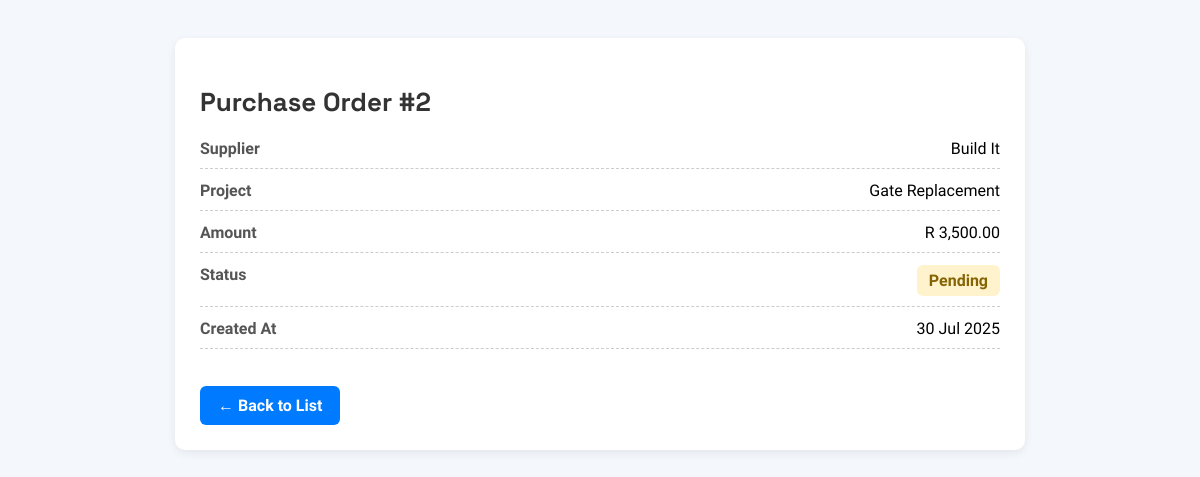
Screenshot of /view_po.php?id=2 with the database file from the repository.
### tables this page shows
CREATE TABLE `purchase_orders` (
  `id` int(11) NOT NULL,
  `supplier_id` int(11) NOT NULL,
  `project_id` int(11) NOT NULL,
  `order_date` date NOT NULL,
  `status` varchar(50) DEFAULT 'Pending',
  `notes` text DEFAULT NULL,
  `created_at` timestamp NOT NULL DEFAULT current_timestamp(),
  `amount` decimal(12,2) NOT NULL DEFAULT 0.00
);

CREATE TABLE `suppliers` (
  `id` int(11) NOT NULL,
  `company_name` varchar(255) DEFAULT NULL,
  `contact_person` varchar(255) DEFAULT NULL,
  `phone` varchar(50) DEFAULT NULL,
  `email` varchar(255) DEFAULT NULL,
  `category` varchar(100) DEFAULT NULL,
  `created_at` timestamp NOT NULL DEFAULT current_timestamp()
);

CREATE TABLE `projects` (
  `id` int(11) NOT NULL,
  `name` varchar(255) DEFAULT NULL,
  `client_name` varchar(255) DEFAULT NULL,
  `status` enum('Ongoing','Completed','Delayed') DEFAULT 'Ongoing',
  `budget` decimal(12,2) DEFAULT NULL,
  `assigned_team` text DEFAULT NULL,
  `description` text DEFAULT NULL,
  `start_date` date DEFAULT NULL,
  `end_date` date DEFAULT NULL,
  `total_cost` decimal(12,2) DEFAULT NULL,
  `created_at` timestamp NOT NULL DEFAULT current_timestamp(),
  `estimated_cost` decimal(10,2) DEFAULT NULL,
  `actual_cost` decimal(10,2) DEFAULT NULL,
  `revenue` decimal(10,2) DEFAULT NULL,
  `quoted_amount` decimal(15,2) DEFAULT 0.00
);

### view_po.php (the view, shortened to what this page needs)
<?php
require 'db.php';
$po_id = intval($_GET['id']);
$sql = "SELECT po.*, s.company_name AS supplier_name, p.name AS project_name
        FROM purchase_orders po
        LEFT JOIN suppliers s ON po.supplier_id = s.id
        LEFT JOIN projects p ON po.project_id = p.id
        WHERE po.id = $po_id
        LIMIT 1";
$result = $conn->query($sql);
$po = $result->fetch_assoc();
?>
<!DOCTYPE html>
<html lang="en">
<head>
</head>
<body>
<div class="po-box">
  <h2>Purchase Order #<?= htmlspecialchars($po['id']) ?></h2>
  <div class="po-row">
    <div class="po-label">Supplier</div>
    <div class="po-value"><?= htmlspecialchars($po['supplier_name']) ?></div>
  </div>
  <div class="po-row">
    <div class="po-label">Project</div>
    <div class="po-value"><?= htmlspecialchars($po['project_name']) ?></div>
  </div>
  <div class="po-row">
    <div class="po-label">Amount</div>
    <div class="po-value">R <?= number_format($po['amount'], 2) ?></div>
  </div>
  <div class="po-row">
    <div class="po-label">Status</div>
    <div class="po-value status <?= strtolower($po['status']) ?>"><?= ucfirst($po['status']) ?></div>
  </div>
  <div class="po-row">
    <div class="po-label">Created At</div>
    <div class="po-value"><?= date("d M Y", strtotime($po['created_at'])) ?></div>
  </div>
  <a class="btn-back" href="purchase_orders.php">← Back to List</a>
</div>
</body>
</html>

### view_po.php (style rules this page uses)
body { font-family: 'Urbanist', sans-serif; background: #f4f7fc; padding: 30px; }
h2 { font-family: 'Space Grotesk', sans-serif; font-size: 26px; color: #333; margin-bottom: 20px; }
.po-box { background: #fff; padding: 25px; border-radius: 10px; box-shadow: 0 3px 10px rgba(0, 0, 0, 0.07); max-width: 800px; margin: auto; }
.po-row { margin-bottom: 12px; display: flex; justify-content: space-between; border-bottom: 1px dashed #ccc; padding-bottom: 10px; }
.po-label { font-weight: 600; color: #555; }
.po-value { font-weight: 500; color: #000; }
.status { padding: 6px 12px; border-radius: 6px; font-weight: 600; display: inline-block; }
.pending { background: #fff3cd; color: #856404; }
.btn-back { display: inline-block; margin-top: 25px; text-decoration: none; background: #007bff; color: #fff; padding: 10px 18px; border-radius: 6px; font-weight: 600; }

### rows the page displays
purchase_orders: id "2", supplier.company_name "Build It", project.name "Gate Replacement", amount "3,500.00", status "Pending", created_at "30 Jul 2025"
